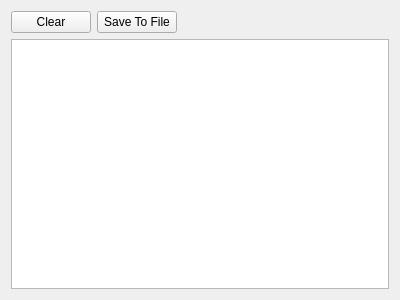
<?xml version="1.0" encoding="UTF-8"?>
<ui version="4.0">
 <class>LevelLogView</class>
 <widget class="QWidget" name="LevelLogView">
  <property name="geometry">
   <rect>
    <x>0</x>
    <y>0</y>
    <width>400</width>
    <height>300</height>
   </rect>
  </property>
  <property name="windowTitle">
   <string>Form</string>
  </property>
  <layout class="QGridLayout" name="gridLayout">
   <item row="0" column="0">
    <widget class="QPushButton" name="clearButton">
     <property name="text">
      <string>Clear</string>
     </property>
    </widget>
   </item>
   <item row="0" column="1">
    <widget class="QPushButton" name="saveButton">
     <property name="text">
      <string>Save To File</string>
     </property>
    </widget>
   </item>
   <item row="0" column="2">
    <spacer name="horizontalSpacer">
     <property name="orientation">
      <enum>Qt::Horizontal</enum>
     </property>
     <property name="sizeHint" stdset="0">
      <size>
       <width>40</width>
       <height>20</height>
      </size>
     </property>
    </spacer>
   </item>
   <item row="1" column="0" colspan="3">
    <widget class="QListWidget" name="logListWidget"/>
   </item>
  </layout>
 </widget>
 <resources/>
 <connections/>
</ui>
